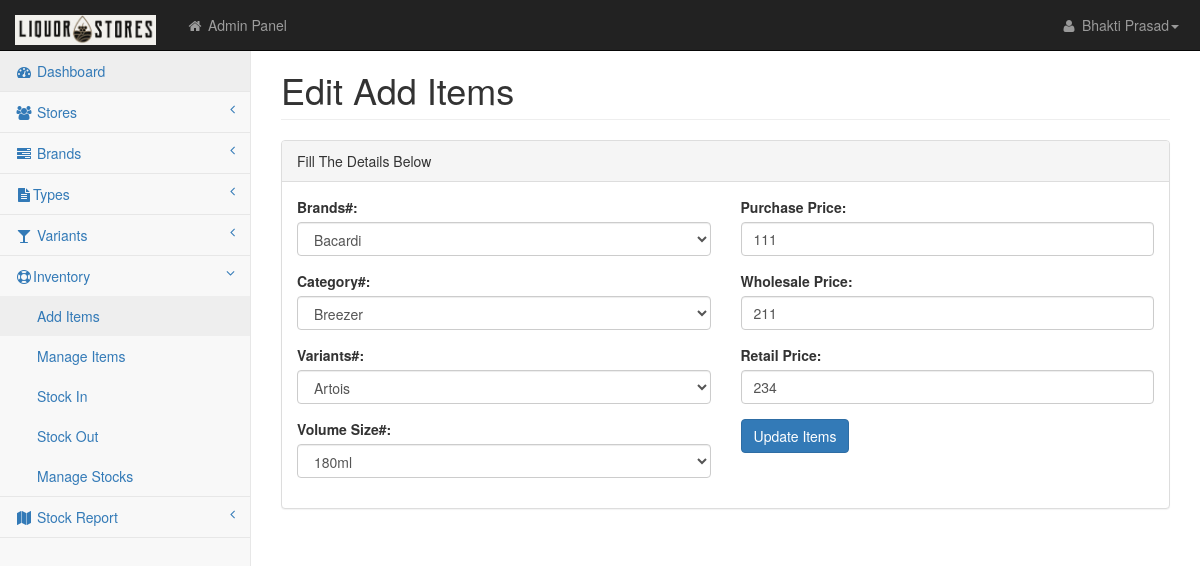
/add_items.php?action=edit&id=3, run on the app's committed database.
### tables this page shows
CREATE TABLE `items` (
  `id` int(11) NOT NULL AUTO_INCREMENT,
  `brand_id` int(11) NOT NULL,
  `type_id` int(11) DEFAULT NULL,
  `variant_id` int(11) NOT NULL,
  `vol_id` int(11) DEFAULT NULL,
  `item_name` text DEFAULT NULL,
  `buy_price` int(11) DEFAULT NULL,
  `wholesale_price` int(11) DEFAULT NULL,
  `retail_price` int(11) DEFAULT NULL,
  `current_stock` int(11) DEFAULT NULL,
  PRIMARY KEY (`id`)
);

### include/functions.php (the view, shortened to what this page needs)
<?php
function GetCombo($display,$tablename,$fieldname,$disfieldname,$where,$orderby,$selected)
{
	global $con;
	$hrquery="SELECT * FROM $tablename";
	$hrquery.=" ORDER BY $orderby";
	$hrresult=mysqli_query($con,$hrquery);
	$hrtotalrow=mysqli_affected_rows($con);
	if($display)
		$Getval="<option value=''>Select $display</option>";
	for($hr=0;$hr<$hrtotalrow;$hr++)
	{
		$hrrow=mysqli_fetch_object($hrresult);
		$newval=stripslashes(ucfirst($hrrow->$disfieldname));
		$val=$hrrow->$fieldname;
		if($val==$selected)
			$sel="selected";
		else
			$sel="";
		$Getval.="<option value='$val' $sel>$newval</option>";
	}
	return $Getval;
}
?>

### add_items.php (shortened to what this page needs)
<?php include("top.php");
 if($id)
{
$sel="SELECT * FROM items WHERE id='$id'";
$selqry=mysqli_query($con,$sel);
$selrow=mysqli_fetch_object($selqry);
$brand_id=$selrow->brand_id;
$category=$selrow->type_id;
$variants=$selrow->variant_id;
$vol_id=$selrow->vol_id;
$bprice=$selrow->buy_price;
$wprice=$selrow->wholesale_price;
$rprice=$selrow->retail_price;
}
 ?>
    <body>
        <div id="wrapper">
             <?php include("nav.php"); ?>
            <div id="page-wrapper">
                <div class="row">
                    <div class="col-lg-12">
                        <h1 class="page-header"><?php if($action=='edit') { ?>Edit <? } if($action=='view')  { ?>View <? } else {?>Add <?php } ?>Items</h1>
                    </div>
                </div>
                <div class="row">
                    <div class="col-lg-12">
                        <div class="panel panel-default">
                            <div class="panel-heading">
                                Fill The Details Below
                            </div>
                            <div class="panel-body">
                                <div class="row">
                                <form role="form" name="additem" id="additem" method="post" enctype="multipart/form-data">
                                    <div class="col-lg-6">
                                    <div class="form-group">
                                            <label>Brands#:</label>
                                            <select class="form-control" name="brand_id"  <? if($action=='view')  { ?>disabled <?php } ?> required>
                                                <?php echo GetCombo("Brands","brands","id","name","","id","$brand_id") ?>
                                               </select>
                                            </div>
                                            <div class="form-group">
                                            <label>Category#:</label>
                                            <select required class="form-control" name="category"  <? if($action=='view')  { ?>disabled <?php } ?>>
                                            <?php echo GetCombo("Category","variants_type","id","name","","id","$category") ?>
                                            </select>
                                            </div>
											 <div class="form-group">
                                            <label>Variants#:</label>
                                            <select required class="form-control" name="variants"  <? if($action=='view')  { ?>disabled <?php } ?>>
                                            <?php echo GetCombo("Variants","variants","id","name","","id","$variants") ?>
                                            </select>
                                            </div>
											 <div class="form-group">
                                            <label>Volume Size#:</label>
                                            <select required class="form-control" name="vol_id"  <? if($action=='view')  { ?>disabled <?php } ?>>
											<?php echo GetCombo("Volumes","volume","id","name","","id","$vol_id") ?>
                                            </select>
                                            </div>
                                    </div>
                                    <div class="col-lg-6">
                                            <div class="form-group">
                                            <label>Purchase Price:</label>
                                               <input required type="number" class="form-control" placeholder="Purchase Price" name="bprice" value="<?php echo $bprice; ?>"  <? if($action=='view')  { ?>disabled <?php } ?>>
                                            </div>
                                            <div class="form-group">
                                            <label>Wholesale Price:</label>
                                               <input required type="number" class="form-control" id="wprice" placeholder="Wholesale Price" name="wprice" value="<?php echo $wprice; ?>"  <? if($action=='view')  { ?>disabled <?php } ?> onBlur="add_number()">
                                            </div>
                                            <div class="form-group">
                                            <label>Retail Price:</label>
                                               <input required type="number" class="form-control" placeholder="Retail Price" name="rprice" id="rprice" value="<?php echo $rprice; ?>"  <? if($action=='view')  { ?>disabled <?php } ?>>
                                            </div>
                          <input name="submit" type="submit" class="btn btn-primary" value="<?php if($id) { ?>Update<? } else { ?>Add<? } ?> Items" <? if($action=='view')  { ?>disabled <?php } ?> >
                                    </div>
                                    </form>
                                </div>
                            </div>
                        </div>
                    </div>
                </div>
            </div>
        </div>
    </body>
</html>

### css/startmin.css (style rules this page uses)
body { background-color: #f8f8f8; }
#wrapper { width: 100%; }
#page-wrapper { padding: 30px 15px 0 15px; min-height: 568px; background-color: #fff; }
@media (min-width:768px) { #page-wrapper { position: inherit; margin-left: 250px; padding: 30px 30px 0 30px; border-left: 1px solid #e7e7e7; } }

### data on the page
items: bprice "111", wprice "211", rprice "234"

### other printed values
GetName('users','name','id','1') "Bhakti Prasad"
form field brand_id "Bacardi"
form field category "Breezer"
form field variants "Artois"
form field vol_id "180ml"
